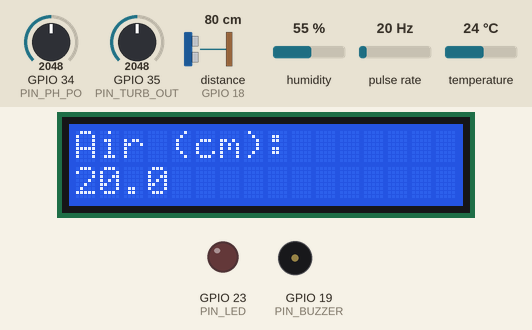
This sketch was run on a simulated ESP32. Shown: 16×2 character LCD, output pins drawn as LEDs (lit = HIGH), buzzer (waves = sounding, pin HIGH). Wiring (from diagram.json): ultrasonic range finder: trigger GPIO 5; echo GPIO 18. Wiring (inferred from the names in the program): pulse sensor: data GPIO 27. Inputs (shaded band) come from the test bench; at power-on: distance to the obstacle (sensor on GPIO 18) 80 cm, humidity 55 %, pulse rate 20 Hz, temperature 24 °C, GPIO 34 (PIN_PH_PO) = 2048, GPIO 35 (PIN_TURB_OUT) = 2048 (analog values on the 0–4095 scale). The echo pulse lasts 58.3 µs per cm; pins used as bus, display or sensor lines are not drawn; what the sketch prints to the serial monitor is not drawn.

Above: at 2.4 s.
2.5 s: distance to the obstacle (sensor on GPIO 18) set to 83 cm
10.6 s: distance to the obstacle (sensor on GPIO 18) set to 89 cm
At 11.4 s:
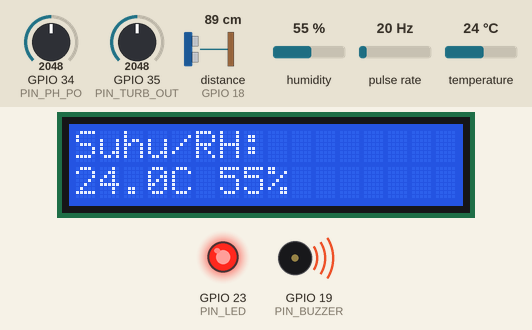
18.8 s: humidity set to 22 %
At 22.7 s:
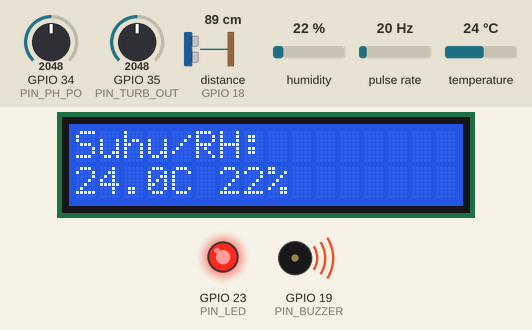
26.8 s: pulse rate (sensor on GPIO 27) set to 4 Hz
At 32.5 s:
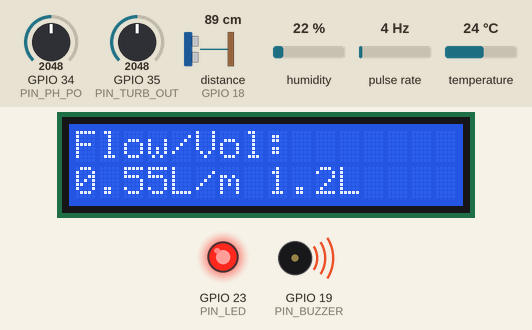
35.0 s: temperature set to 12 °C
At 36.5 s:
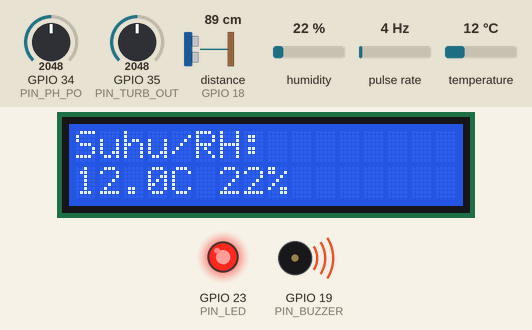
39.5 s: distance to the obstacle (sensor on GPIO 18) set to 250 cm
At 40.6 s:
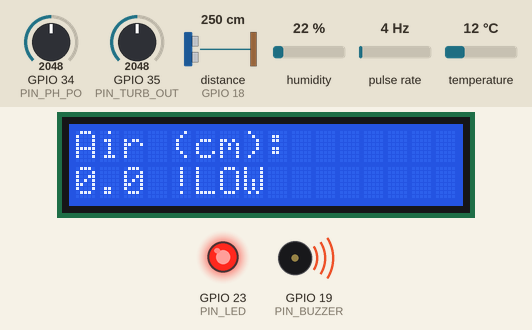
Timing chart, 0 to 42.5 s (numbered marks = the images above; inputs shaded):
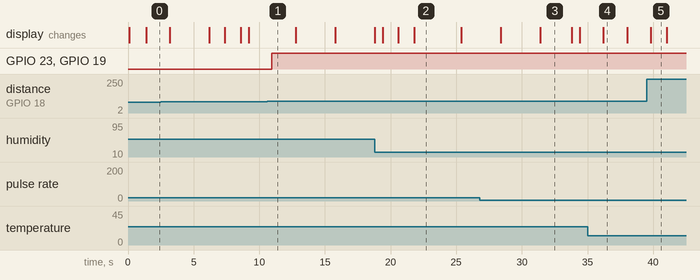

Measured:
- the behaviour switches between 85 and 86 cm on distance to the obstacle (sensor on GPIO 18) (found by bisection; images 0 and 1)
- after the input at 10.6 s, GPIO 23 (PIN_LED), GPIO 19 (PIN_BUZZER): LOW → HIGH after 0.36 s
- after the input at 35.0 s, the display: changes after 1.2 s (image 4)
- what the display in image 2 shows lasts 3.6 s, from 21.8 s to 25.4 s
- what the display in image 3 shows lasts 2.4 s, from 31.4 s to 33.8 s
- what the display in image 4 shows lasts 1.8 s, from 36.2 s to 38.0 s
- what the display in image 5 shows lasts 1.2 s, from 39.8 s to 41.0 s

The sketch:

sketch.ino
```cpp
/*
  EcoSense Station — Wokwi simulation build
  Reservoir water & air quality monitoring (ESP32)

  Wokwi tidak punya part JSN-SR04T / PH-4502C / SEN0189 / YF-S201, jadi
  diagram.json memakai pengganti dengan pin setara:
    - HC-SR04        -> pengganti JSN-SR04T   (TRIG/ECHO sama)
    - Potentiometer   -> pengganti PH-4502C PO  (putar knob utk ubah tegangan)
    - Potentiometer   -> pengganti SEN0189 OUT  (putar knob utk ubah tegangan)
    - Pushbutton      -> pengganti pulsa YF-S201 (tiap klik = 1 pulsa flow)
  Semua pembagi tegangan 10k/10k pada ECHO/PO/OUT tetap dipertahankan sesuai
  rancangan fisik, begitu juga pull-up DHT22 dan driver buzzer NPN.

  Library Arduino: DHT sensor library (Adafruit), Adafruit Unified Sensor,
  LiquidCrystal_I2C.
*/

#include <DHT.h>
#include <Wire.h>
#include <LiquidCrystal_I2C.h>

// ---------- Pin map (samakan dengan diagram.json) ----------
#define PIN_TRIG      5
#define PIN_ECHO      18
#define PIN_PH_PO     34
#define PIN_TURB_OUT  35
#define PIN_FLOW      27
#define PIN_DHT       4
#define PIN_BUZZER    19
#define PIN_LED       23

#define DHT_TYPE      DHT22
#define LCD_ADDR      0x27
#define LCD_COLS      16
#define LCD_ROWS      2

// ---------- Kalibrasi & ambang: GANTI sebelum dipakai nyata ----------
// Tinggi reservoir & ambang air rendah (cm)
float RESERVOIR_HEIGHT_CM = 100.0;
float LOW_WATER_THRESHOLD_CM = 15.0;

// Rasio pembagi tegangan 10k/10k = 1:1 pada ECHO/PO/OUT
const float DIVIDER_RATIO = 0.5;
const float ADC_VREF = 3.3;
const int   ADC_MAX  = 4095;

// Kalibrasi pH dua titik — PLACEHOLDER, isi dengan hasil pengukuran nyata
// (tegangan PO modul SEBELUM pembagi, pada buffer pH 7.00 dan pH 4.00)
float PH_CAL_V_AT_HIGH = 2.50; // pH 7.00
float PH_CAL_V_AT_LOW  = 3.00; // pH 4.00
const float PH_HIGH = 7.00;
const float PH_LOW  = 4.00;
bool PH_CALIBRATED = false; // set true setelah mengisi nilai kalibrasi asli

// Turbidity — PLACEHOLDER skala linear, belum dikalibrasi
float TURB_CAL_V_CLEAR = 2.80; // tegangan PO sebelum pembagi saat air bersih
float TURB_CAL_V_MAX_NTU = 1.00; // tegangan saat kekeruhan maksimum acuan
bool TURB_CALIBRATED = false;

// Flow sensor
volatile uint32_t flowPulseCount = 0;
float FLOW_PULSES_PER_LITER = 450.0; // GANTI dengan hasil kalibrasi aliran
unsigned long flowWindowStart = 0;
float flowRateLpm = 0.0;
float flowVolumeLiters = 0.0;

// ---------- Objek sensor/periferal ----------
DHT dht(PIN_DHT, DHT_TYPE);
LiquidCrystal_I2C lcd(LCD_ADDR, LCD_COLS, LCD_ROWS);

float dhtTemperature = NAN;
float dhtHumidity = NAN;
unsigned long lastDhtRead = 0;
const unsigned long DHT_INTERVAL_MS = 2500;

int lcdPage = 0;
unsigned long lastPageSwitch = 0;
const unsigned long PAGE_INTERVAL_MS = 3000;

bool lowWaterAlarm = false;

void IRAM_ATTR onFlowPulse() {
  flowPulseCount++;
}

// ---------- Ultrasonic dengan timeout ----------
// Mengembalikan jarak cm, atau NAN bila timeout/invalid (BUKAN reservoir kosong)
float readUltrasonicDistanceCm() {
  digitalWrite(PIN_TRIG, LOW);
  delayMicroseconds(2);
  digitalWrite(PIN_TRIG, HIGH);
  delayMicroseconds(10);
  digitalWrite(PIN_TRIG, LOW);

  // timeout ~25ms -> batas jarak ~430cm, cukup untuk simulasi
  unsigned long duration = pulseIn(PIN_ECHO, HIGH, 25000UL);
  if (duration == 0) {
    return NAN; // timeout: pembacaan tidak valid, ditandai error
  }
  float distanceCm = (duration / 2.0) * 0.0343;
  return distanceCm;
}

float computeWaterHeightCm(float distanceCm) {
  if (isnan(distanceCm)) return NAN;
  float height = RESERVOIR_HEIGHT_CM - distanceCm;
  if (height < 0) height = 0;
  if (height > RESERVOIR_HEIGHT_CM) height = RESERVOIR_HEIGHT_CM;
  return height;
}

// ---------- Analog sampling ----------
float readAveragedVoltageAtPin(int pin, int samples = 16) {
  long sum = 0;
  for (int i = 0; i < samples; i++) {
    sum += analogRead(pin);
    delay(2);
  }
  float avgAdc = (float)sum / samples;
  return (avgAdc / ADC_MAX) * ADC_VREF; // tegangan di titik GPIO (setelah pembagi)
}

// Tegangan asli PO/OUT sebelum pembagi, dihitung balik dari titik GPIO
float voltageBeforeDivider(float voltageAtGpio) {
  return voltageAtGpio / DIVIDER_RATIO;
}

float readPhValue() {
  float vAtGpio = readAveragedVoltageAtPin(PIN_PH_PO);
  float vPo = voltageBeforeDivider(vAtGpio);
  if (!PH_CALIBRATED) return NAN; // jangan percaya hasil sebelum kalibrasi nyata

  // interpolasi linear dua titik: (V_high, pH_high) - (V_low, pH_low)
  float slope = (PH_LOW - PH_HIGH) / (PH_CAL_V_AT_LOW - PH_CAL_V_AT_HIGH);
  float ph = PH_HIGH + slope * (vPo - PH_CAL_V_AT_HIGH);
  return ph;
}

float readTurbidityNtu() {
  float vAtGpio = readAveragedVoltageAtPin(PIN_TURB_OUT);
  float vPo = voltageBeforeDivider(vAtGpio);
  if (!TURB_CALIBRATED) return NAN;

  float ntu = (TURB_CAL_V_CLEAR - vPo) / (TURB_CAL_V_CLEAR - TURB_CAL_V_MAX_NTU) * 100.0;
  if (ntu < 0) ntu = 0;
  return ntu;
}

// ---------- Flow / volume ----------
void updateFlowCalculation() {
  unsigned long now = millis();
  unsigned long elapsed = now - flowWindowStart;
  if (elapsed >= 1000) {
    noInterrupts();
    uint32_t pulses = flowPulseCount;
    flowPulseCount = 0;
    interrupts();

    float litersThisWindow = pulses / FLOW_PULSES_PER_LITER;
    flowVolumeLiters += litersThisWindow;
    flowRateLpm = (litersThisWindow) * (60000.0 / elapsed);

    flowWindowStart = now;
  }
}

// ---------- Alarm ----------
void updateAlarms(float waterHeightCm, float ph, float turbidityNtu) {
  lowWaterAlarm = (!isnan(waterHeightCm) && waterHeightCm <= LOW_WATER_THRESHOLD_CM);

  // Alarm pH & turbidity tersedia tapi nonaktif sampai ambang ditetapkan
  bool phAlarm = false;   // TODO: aktifkan setelah PH_CALIBRATED && ambang ditentukan
  bool turbAlarm = false; // TODO: aktifkan setelah TURB_CALIBRATED && ambang ditentukan

  bool anyAlarm = lowWaterAlarm || phAlarm || turbAlarm;
  digitalWrite(PIN_LED, anyAlarm ? HIGH : LOW);
  digitalWrite(PIN_BUZZER, anyAlarm ? HIGH : LOW);
}

// ---------- LCD paging ----------
void renderLcdPage(float waterHeightCm, float distanceCm, float ph, float turbidityNtu) {
  lcd.clear();
  switch (lcdPage) {
    case 0:
      lcd.setCursor(0, 0);
      lcd.print("Air (cm):");
      lcd.setCursor(0, 1);
      if (isnan(waterHeightCm)) {
        lcd.print("ERR SENSOR");
      } else {
        lcd.print(waterHeightCm, 1);
        if (lowWaterAlarm) lcd.print(" !LOW");
      }
      break;
    case 1:
      lcd.setCursor(0, 0);
      lcd.print("pH / Turb:");
      lcd.setCursor(0, 1);
      lcd.print(isnan(ph) ? "cal?" : String(ph, 2));
      lcd.print(" ");
      lcd.print(isnan(turbidityNtu) ? "cal?" : String(turbidityNtu, 0) + "NTU");
      break;
    case 2:
      lcd.setCursor(0, 0);
      lcd.print("Flow/Vol:");
      lcd.setCursor(0, 1);
      lcd.print(flowRateLpm, 2);
      lcd.print("L/m ");
      lcd.print(flowVolumeLiters, 1);
      lcd.print("L");
      break;
    case 3:
      lcd.setCursor(0, 0);
      lcd.print("Suhu/RH:");
      lcd.setCursor(0, 1);
      if (isnan(dhtTemperature) || isnan(dhtHumidity)) {
        lcd.print("ERR DHT22");
      } else {
        lcd.print(dhtTemperature, 1);
        lcd.print("C ");
        lcd.print(dhtHumidity, 0);
        lcd.print("%");
      }
      break;
  }
}

void setup() {
  Serial.begin(115200);

  pinMode(PIN_TRIG, OUTPUT);
  pinMode(PIN_ECHO, INPUT);
  pinMode(PIN_LED, OUTPUT);
  pinMode(PIN_BUZZER, OUTPUT);
  pinMode(PIN_FLOW, INPUT_PULLUP);
  analogReadResolution(12);

  digitalWrite(PIN_LED, LOW);
  digitalWrite(PIN_BUZZER, LOW);

  attachInterrupt(digitalPinToInterrupt(PIN_FLOW), onFlowPulse, FALLING);
  flowWindowStart = millis();

  dht.begin();

  lcd.init();
  lcd.backlight();
  lcd.setCursor(0, 0);
  lcd.print("EcoSense Station");
  lcd.setCursor(0, 1);
  lcd.print("Booting...");
  delay(1200);

  Serial.println("EcoSense Station - Wokwi build ready");
}

void loop() {
  unsigned long now = millis();

  float distanceCm = readUltrasonicDistanceCm();
  float waterHeightCm = computeWaterHeightCm(distanceCm);
  float ph = readPhValue();
  float turbidityNtu = readTurbidityNtu();

  updateFlowCalculation();

  if (now - lastDhtRead >= DHT_INTERVAL_MS) {
    lastDhtRead = now;
    float t = dht.readTemperature();
    float h = dht.readHumidity();
    if (!isnan(t) && !isnan(h)) {
      dhtTemperature = t;
      dhtHumidity = h;
    } else {
      dhtTemperature = NAN;
      dhtHumidity = NAN;
    }
  }

  updateAlarms(waterHeightCm, ph, turbidityNtu);

  if (now - lastPageSwitch >= PAGE_INTERVAL_MS) {
    lastPageSwitch = now;
    lcdPage = (lcdPage + 1) % 4;
  }
  renderLcdPage(waterHeightCm, distanceCm, ph, turbidityNtu);

  Serial.print("dist_cm=");
  Serial.print(isnan(distanceCm) ? -1 : distanceCm);
  Serial.print(" water_cm=");
  Serial.print(isnan(waterHeightCm) ? -1 : waterHeightCm);
  Serial.print(" ph=");
  Serial.print(isnan(ph) ? -1 : ph);
  Serial.print(" turb_ntu=");
  Serial.print(isnan(turbidityNtu) ? -1 : turbidityNtu);
  Serial.print(" flow_lpm=");
  Serial.print(flowRateLpm);
  Serial.print(" vol_l=");
  Serial.print(flowVolumeLiters);
  Serial.print(" temp_c=");
  Serial.print(isnan(dhtTemperature) ? -1 : dhtTemperature);
  Serial.print(" rh=");
  Serial.print(isnan(dhtHumidity) ? -1 : dhtHumidity);
  Serial.print(" low_water_alarm=");
  Serial.println(lowWaterAlarm ? 1 : 0);

  delay(500);
}
```
